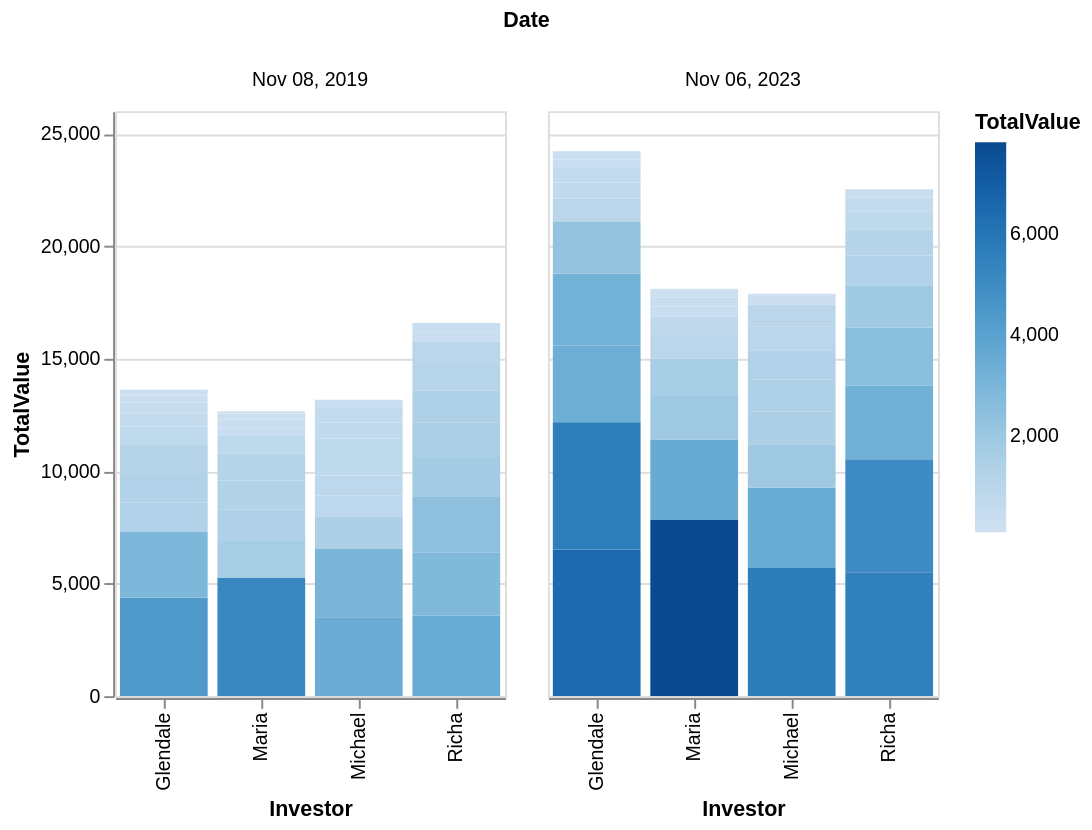

Source (notebook cell):
### Markdown cell above
### Visualization 1

This visualization shows the total value (shares * price) for each stock as a proportion of each investor's portfolio, separated by date. Describe this visualization's strengths and weaknesses in the activity doc.

### Code cell
alt.Chart(portfolioData).mark_bar().encode(
    alt.X("Investor:N"),
    alt.Y("TotalValue:Q"),
    alt.Color("TotalValue:Q"),
    alt.Tooltip(["Investor:N","TotalValue:Q","Symbol:N"]),
        column='Date:T'
        # column='Symbol:N'

).transform_calculate(
    TotalValue=alt.datum.Shares*alt.datum.Price
).properties(
    # title='What is the yearly percentage of deaths caused by Cardiovascular disaeases by location?',
    width=200,
    height=300
).interactive()

### Figure 1 — Vega-Lite specification as saved in the notebook (floating-point values rounded to 4 significant figures)
{"config": {"view": {"continuousWidth": 300, "continuousHeight": 300}}, "data": {"name": "data-179a789c1cc4599ee9efa294945fbda3"}, "mark": {"type": "bar"}, "encoding": {"color": {"field": "TotalValue", "type": "quantitative"}, "column": {"field": "Date", "type": "temporal"}, "tooltip": [{"field": "Investor", "type": "nominal"}, {"field": "TotalValue", "type": "quantitative"}, {"field": "Symbol", "type": "nominal"}], "x": {"field": "Investor", "type": "nominal"}, "y": {"field": "TotalValue", "type": "quantitative"}}, "height": 300, "params": [{"name": "param_15", "select": {"type": "interval", "encodings": ["x", "y"]}, "bind": "scales"}], "transform": [{"calculate": "(datum.Shares * datum.Price)", "as": "TotalValue"}], "width": 200, "$schema": "https://vega.github.io/schema/vega-lite/v5.20.1.json", "datasets": {"data-179a789c1cc4599ee9efa294945fbda3": [{"Investor": "Maria", "Company": "Apple", "Symbol": "AAPL", "Shares": 20, "Price": 179.2, "Date": "November 6, 2023"}, {"Investor": "Maria", "Company": "Netflix Inc.", "Symbol": "NFLX", "Shares": 18, "Price": 434.7, "Date": "November 6, 2023"}, {"Investor": "Maria", "Company": "Target Corporation", "Symbol": "TGT", "Shares": 15, "Price": 111.0, "Date": "November 6, 2023"}, {"Investor": "Maria", "Company": "Walt Disney Company", "Symbol": "DIS", "Shares": 10, "Price": 84.02, "Date": "November 6, 2023"}, {"Investor": "Maria", "Company": "Starbucks Corporation", "Symbol": "SBUX", "Shares": 10, "Price": 104.0, "Date": "November 6, 2023"}, {"Investor": "Maria", "Company": "eBay Inc.", "Symbol": "EBAY", "Shares": 10, "Price": 40.36, "Date": "November 6, 2023"}, {"Investor": "Maria", "Company": "Ulta Beauty Inc.", "Symbol": "ULTA", "Shares": 5, "Price": 386.0, "Date": "November 6, 2023"}, {"Investor": "Maria", "Company": "Coca-Cola Company", "Symbol": "KO", "Shares": 5, "Price": 56.97, "Date": "November 6, 2023"}, {"Investor": "Maria", "Company": "NIKE Inc. Class B", "Symbol": "NKE", "Shares": 4, "Price": 107.2, "Date": "November 6, 2023"}, {"Investor": "Maria", "Company": "Kraft Heinz Company", "Symbol": "KHC", "Shares": 3, "Price": 33.29, "Date": "November 6, 2023"}, {"Investor": "Glendale", "Company": "Apple", "Symbol": "AAPL", "Shares": 19, "Price": 179.2, "Date": "November 6, 2023"}, {"Investor": "Glendale", "Company": "Netflix Inc.", "Symbol": "NFLX", "Shares": 15, "Price": 434.7, "Date": "November 6, 2023"}, {"Investor": "Glendale", "Company": "PayPal Holdings Inc.", "Symbol": "PYPL", "Shares": 13, "Price": 54.62, "Date": "November 6, 2023"}, {"Investor": "Glendale", "Company": "Intel Corporation", "Symbol": "INTC", "Shares": 10, "Price": 37.95, "Date": "November 6, 2023"}, {"Investor": "Glendale", "Company": "Adobe Incorporated", "Symbol": "ADBE", "Shares": 10, "Price": 565.5, "Date": "November 6, 2023"}, {"Investor": "Glendale", "Company": "Microsoft Corporation", "Symbol": "MSFT", "Shares": 9, "Price": 356.5, "Date": "November 6, 2023"}, {"Investor": "Glendale", "Company": "eBay Inc.", "Symbol": "EBAY", "Shares": 9, "Price": 40.36, "Date": "November 6, 2023"}, {"Investor": "Glendale", "Company": "NVIDIA Corporation", "Symbol": "NVDA", "Shares": 5, "Price": 457.5, "Date": "November 6, 2023"}, {"Investor": "Glendale", "Company": "Electronic Arts Inc.", "Symbol": "EA", "Shares": 5, "Price": 129.3, "Date": "November 6, 2023"}, {"Investor": "Glendale", "Company": "Salesforce Inc.", "Symbol": "CRM", "Shares": 5, "Price": 207.4, "Date": "November 6, 2023"}, {"Investor": "Richa", "Company": "PayPal Holdings Inc.", "Symbol": "PYPL", "Shares": 15, "Price": 54.62, "Date": "November 6, 2023"}, {"Investor": "Richa", "Company": "Capital One Financial Corp", "Symbol": "COF", "Shares": 13, "Price": 101.5, "Date": "November 6, 2023"}, {"Investor": "Richa", "Company": "Bank of America Corp", "Symbol": "BAC", "Shares": 13, "Price": 28.33, "Date": "November 6, 2023"}, {"Investor": "Richa", "Company": "Mastercard Incorporated Class A", "Symbol": "MA", "Shares": 13, "Price": 386.2, "Date": "November 6, 2023"}, {"Investor": "Richa", "Company": "Intuit Inc.", "Symbol": "INTU", "Shares": 11, "Price": 500.5, "Date": "November 6, 2023"}, {"Investor": "Richa", "Company": "Goldman Sachs Group Inc.", "Symbol": "GS", "Shares": 8, "Price": 323.9, "Date": "November 6, 2023"}, {"Investor": "Richa", "Company": "Morgan Stanley", "Symbol": "MS", "Shares": 8, "Price": 75.92, "Date": "November 6, 2023"}, {"Investor": "Richa", "Company": "JPMorgan Chase & Co.", "Symbol": "JPM", "Shares": 8, "Price": 144.1, "Date": "November 6, 2023"}, {"Investor": "Richa", "Company": "Accenture Plc Class A", "Symbol": "ACN", "Shares": 6, "Price": 313.1, "Date": "November 6, 2023"}, {"Investor": "Richa", "Company": "BlackRock Inc.", "Symbol": "BLK", "Shares": 5, "Price": 653.2, "Date": "November 6, 2023"}, {"Investor": "Michael", "Company": "Amazon.com Inc.", "Symbol": "AMZN", "Shares": 10, "Price": 139.7, "Date": "November 6, 2023"}, {"Investor": "Michael", "Company": "Starbucks Corporation", "Symbol": "SBUX", "Shares": 10, "Price": 104.0, "Date": "November 6, 2023"}, {"Investor": "Michael", "Company": "Costco Wholesale Corporation", "Symbol": "COST", "Shares": 10, "Price": 569.8, "Date": "November 6, 2023"}, {"Investor": "Michael", "Company": "Microsoft Corporation", "Symbol": "MSFT", "Shares": 10, "Price": 356.5, "Date": "November 6, 2023"}, {"Investor": "Michael", "Company": "T-Mobile US Inc.", "Symbol": "TMUS", "Shares": 10, "Price": 147.3, "Date": "November 6, 2023"}, {"Investor": "Michael", "Company": "Boeing Company", "Symbol": "BA", "Shares": 10, "Price": 192.9, "Date": "November 6, 2023"}, {"Investor": "Michael", "Company": "Alphabet Inc. Class A", "Symbol": "GOOGL", "Shares": 10, "Price": 131.4, "Date": "November 6, 2023"}, {"Investor": "Michael", "Company": "Alaska Airlines", "Symbol": "ALK", "Shares": 10, "Price": 32.84, "Date": "November 6, 2023"}, {"Investor": "Michael", "Company": "Barrett Business Services", "Symbol": "BBSI", "Shares": 10, "Price": 99.17, "Date": "November 6, 2023"}, {"Investor": "Michael", "Company": "Nordstrom Inc", "Symbol": "JWN", "Shares": 10, "Price": 14.33, "Date": "November 6, 2023"}, {"Investor": "Maria", "Company": "Apple", "Symbol": "AAPL", "Shares": 20, "Price": 65.04, "Date": "November 8, 2019"}, {"Investor": "Maria", "Company": "Netflix Inc.", "Symbol": "NFLX", "Shares": 18, "Price": 291.6, "Date": "November 8, 2019"}, {"Investor": "Maria", "Company": "Target Corporation", "Symbol": "TGT", "Shares": 15, "Price": 110.2, "Date": "November 8, 2019"}, {"Investor": "Maria", "Company": "Walt Disney Company", "Symbol": "DIS", "Shares": 10, "Price": 138.0, "Date": "November 8, 2019"}, {"Investor": "Maria", "Company": "Starbucks Corporation", "Symbol": "SBUX", "Shares": 10, "Price": 81.77, "Date": "November 8, 2019"}, {"Investor": "Maria", "Company": "eBay Inc.", "Symbol": "EBAY", "Shares": 10, "Price": 35.14, "Date": "November 8, 2019"}, {"Investor": "Maria", "Company": "Ulta Beauty Inc.", "Symbol": "ULTA", "Shares": 5, "Price": 239.3, "Date": "November 8, 2019"}, {"Investor": "Maria", "Company": "Coca-Cola Company", "Symbol": "KO", "Shares": 5, "Price": 52.21, "Date": "November 8, 2019"}, {"Investor": "Maria", "Company": "NIKE Inc. Class B", "Symbol": "NKE", "Shares": 4, "Price": 89.81, "Date": "November 8, 2019"}, {"Investor": "Maria", "Company": "Kraft Heinz Company", "Symbol": "KHC", "Shares": 3, "Price": 32.85, "Date": "November 8, 2019"}, {"Investor": "Glendale", "Company": "Apple", "Symbol": "AAPL", "Shares": 19, "Price": 65.04, "Date": "November 8, 2019"}, {"Investor": "Glendale", "Company": "Netflix Inc.", "Symbol": "NFLX", "Shares": 15, "Price": 291.6, "Date": "November 8, 2019"}, {"Investor": "Glendale", "Company": "PayPal Holdings Inc.", "Symbol": "PYPL", "Shares": 13, "Price": 101.4, "Date": "November 8, 2019"}, {"Investor": "Glendale", "Company": "Intel Corporation", "Symbol": "INTC", "Shares": 10, "Price": 58.27, "Date": "November 8, 2019"}, {"Investor": "Glendale", "Company": "Adobe Incorporated", "Symbol": "ADBE", "Shares": 10, "Price": 292.5, "Date": "November 8, 2019"}, {"Investor": "Glendale", "Company": "Microsoft Corporation", "Symbol": "MSFT", "Shares": 9, "Price": 146.0, "Date": "November 8, 2019"}, {"Investor": "Glendale", "Company": "eBay Inc.", "Symbol": "EBAY", "Shares": 9, "Price": 35.14, "Date": "November 8, 2019"}, {"Investor": "Glendale", "Company": "NVIDIA Corporation", "Symbol": "NVDA", "Shares": 5, "Price": 51.94, "Date": "November 8, 2019"}, {"Investor": "Glendale", "Company": "Electronic Arts Inc.", "Symbol": "EA", "Shares": 5, "Price": 98.27, "Date": "November 8, 2019"}, {"Investor": "Glendale", "Company": "Salesforce Inc.", "Symbol": "CRM", "Shares": 5, "Price": 161.1, "Date": "November 8, 2019"}, {"Investor": "Richa", "Company": "PayPal Holdings Inc.", "Symbol": "PYPL", "Shares": 15, "Price": 101.4, "Date": "November 8, 2019"}, {"Investor": "Richa", "Company": "Capital One Financial Corp", "Symbol": "COF", "Shares": 13, "Price": 109.5, "Date": "November 8, 2019"}, {"Investor": "Richa", "Company": "Bank of America Corp", "Symbol": "BAC", "Shares": 13, "Price": 33.26, "Date": "November 8, 2019"}, {"Investor": "Richa", "Company": "Mastercard Incorporated Class A", "Symbol": "MA", "Shares": 13, "Price": 274.9, "Date": "November 8, 2019"}, {"Investor": "Richa", "Company": "Intuit Inc.", "Symbol": "INTU", "Shares": 11, "Price": 256.9, "Date": "November 8, 2019"}, {"Investor": "Richa", "Company": "Goldman Sachs Group Inc.", "Symbol": "GS", "Shares": 8, "Price": 222.9, "Date": "November 8, 2019"}, {"Investor": "Richa", "Company": "Morgan Stanley", "Symbol": "MS", "Shares": 8, "Price": 49.15, "Date": "November 8, 2019"}, {"Investor": "Richa", "Company": "JPMorgan Chase & Co.", "Symbol": "JPM", "Shares": 8, "Price": 130.4, "Date": "November 8, 2019"}, {"Investor": "Richa", "Company": "Accenture Plc Class A", "Symbol": "ACN", "Shares": 6, "Price": 189.7, "Date": "November 8, 2019"}, {"Investor": "Richa", "Company": "BlackRock Inc.", "Symbol": "BLK", "Shares": 5, "Price": 490.2, "Date": "November 8, 2019"}, {"Investor": "Michael", "Company": "Amazon.com Inc.", "Symbol": "AMZN", "Shares": 10, "Price": 89.29, "Date": "November 8, 2019"}, {"Investor": "Michael", "Company": "Starbucks Corporation", "Symbol": "SBUX", "Shares": 10, "Price": 81.77, "Date": "November 8, 2019"}, {"Investor": "Michael", "Company": "Costco Wholesale Corporation", "Symbol": "COST", "Shares": 10, "Price": 302.6, "Date": "November 8, 2019"}, {"Investor": "Michael", "Company": "Microsoft Corporation", "Symbol": "MSFT", "Shares": 10, "Price": 146.0, "Date": "November 8, 2019"}, {"Investor": "Michael", "Company": "T-Mobile US Inc.", "Symbol": "TMUS", "Shares": 10, "Price": 80.94, "Date": "November 8, 2019"}, {"Investor": "Michael", "Company": "Boeing Company", "Symbol": "BA", "Shares": 10, "Price": 351.0, "Date": "November 8, 2019"}, {"Investor": "Michael", "Company": "Alphabet Inc. Class A", "Symbol": "GOOGL", "Shares": 10, "Price": 65.45, "Date": "November 8, 2019"}, {"Investor": "Michael", "Company": "Alaska Airlines", "Symbol": "ALK", "Shares": 10, "Price": 71.17, "Date": "November 8, 2019"}, {"Investor": "Michael", "Company": "Barrett Business Services", "Symbol": "BBSI", "Shares": 10, "Price": 91.99, "Date": "November 8, 2019"}, {"Investor": "Michael", "Company": "Nordstrom Inc", "Symbol": "JWN", "Shares": 10, "Price": 36.65, "Date": "November 8, 2019"}]}}
